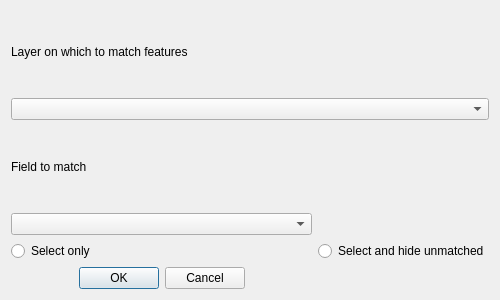
<?xml version="1.0" encoding="UTF-8"?>
<ui version="4.0">
 <author>Borys Jurgiel</author>
 <class>ConfigureReloaderDialogBase</class>
 <widget class="QDialog" name="ConfigureReloaderDialogBase">
  <property name="geometry">
   <rect>
    <x>0</x>
    <y>0</y>
    <width>500</width>
    <height>300</height>
   </rect>
  </property>
  <property name="sizePolicy">
   <sizepolicy hsizetype="Preferred" vsizetype="Preferred">
    <horstretch>0</horstretch>
    <verstretch>0</verstretch>
   </sizepolicy>
  </property>
  <property name="maximumSize">
   <size>
    <width>500</width>
    <height>300</height>
   </size>
  </property>
  <property name="contextMenuPolicy">
   <enum>Qt::DefaultContextMenu</enum>
  </property>
  <property name="windowTitle">
   <string>Configure Select Matching Features</string>
  </property>
  <property name="whatsThis">
   <string/>
  </property>
  <layout class="QGridLayout" name="gridLayout">
   <item row="5" column="1">
    <widget class="QRadioButton" name="radioHideNonMatching">
     <property name="text">
      <string>Select and hide unmatched</string>
     </property>
    </widget>
   </item>
   <item row="5" column="0">
    <widget class="QRadioButton" name="radioSelectMatching">
     <property name="text">
      <string>Select only</string>
     </property>
    </widget>
   </item>
   <item row="6" column="0">
    <widget class="QDialogButtonBox" name="buttonBox">
     <property name="focusPolicy">
      <enum>Qt::NoFocus</enum>
     </property>
     <property name="standardButtons">
      <set>QDialogButtonBox::Cancel|QDialogButtonBox::Ok</set>
     </property>
     <property name="centerButtons">
      <bool>true</bool>
     </property>
    </widget>
   </item>
   <item row="0" column="0">
    <widget class="QLabel" name="labelLayer">
     <property name="text">
      <string>Layer on which to match features</string>
     </property>
    </widget>
   </item>
   <item row="3" column="0">
    <widget class="QLabel" name="labelFieldToMatch">
     <property name="text">
      <string>Field to match</string>
     </property>
    </widget>
   </item>
   <item row="4" column="0">
    <widget class="QgsFieldComboBox" name="mFieldCombo"/>
   </item>
   <item row="1" column="0" colspan="2">
    <widget class="QgsMapLayerComboBox" name="mLayerCombo"/>
   </item>
  </layout>
 </widget>
 <customwidgets>
  <customwidget>
   <class>QgsFieldComboBox</class>
   <extends>QComboBox</extends>
   <header>qgsfieldcombobox.h</header>
  </customwidget>
  <customwidget>
   <class>QgsMapLayerComboBox</class>
   <extends>QComboBox</extends>
   <header>qgsmaplayercombobox.h</header>
  </customwidget>
 </customwidgets>
 <resources/>
 <connections>
  <connection>
   <sender>buttonBox</sender>
   <signal>accepted()</signal>
   <receiver>ConfigureReloaderDialogBase</receiver>
   <slot>accept()</slot>
   <hints>
    <hint type="sourcelabel">
     <x>117</x>
     <y>192</y>
    </hint>
    <hint type="destinationlabel">
     <x>42</x>
     <y>91</y>
    </hint>
   </hints>
  </connection>
  <connection>
   <sender>buttonBox</sender>
   <signal>rejected()</signal>
   <receiver>ConfigureReloaderDialogBase</receiver>
   <slot>reject()</slot>
   <hints>
    <hint type="sourcelabel">
     <x>253</x>
     <y>192</y>
    </hint>
    <hint type="destinationlabel">
     <x>208</x>
     <y>20</y>
    </hint>
   </hints>
  </connection>
 </connections>
</ui>
